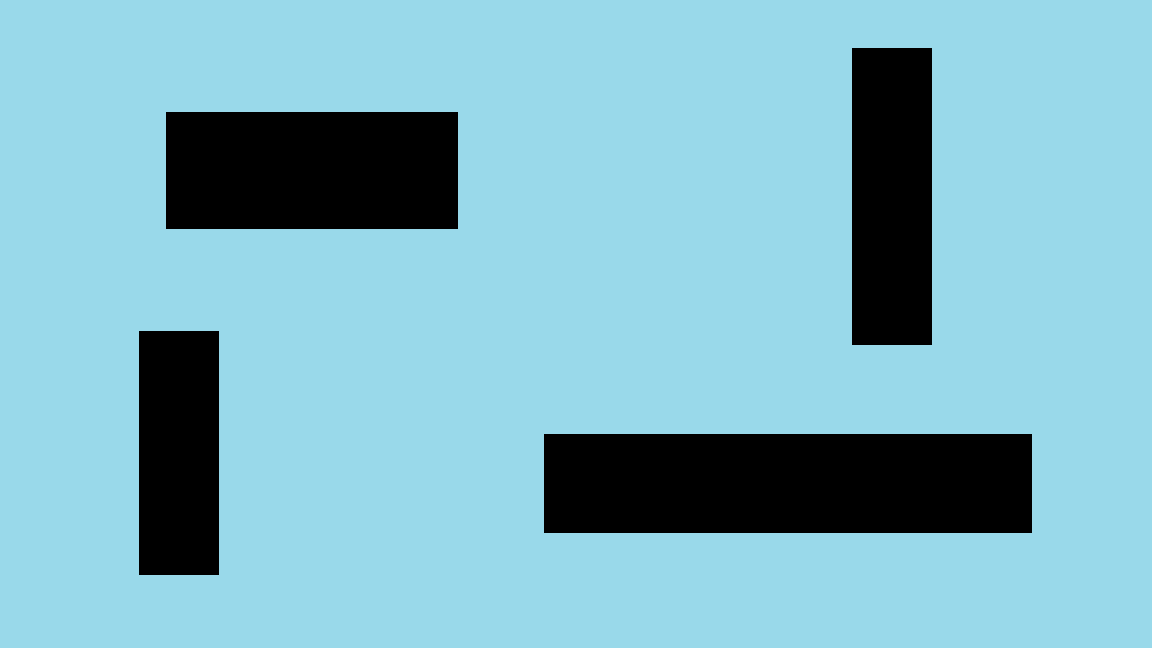
#> input picture cuadros.png, 1152 x 648 px
$ python -i imProcessing.py   (imports and definitions only)   (older library calls are emulated)
#> lines starting #> are read from the running program, lines starting #| are printed output that depends on the picture; after the words box and inside, x2 and y2 are one past the last pixel; in counts of white or black regions, pixels touching at a corner belong together
#-* coding: utf8 -*-
def getObsCoordsPNG(nombre_imagen):
#> called with nombre_imagen = 'cuadros.png'
    import numpy as np
    import cv2
    imBGR = cv2.imread(nombre_imagen,1)
#> imBGR is the input picture: shape (648, 1152, 3); mean B, G, R 194.6, 180.4, 127.2
    im = cv2.cvtColor(imBGR, cv2.COLOR_BGR2GRAY)
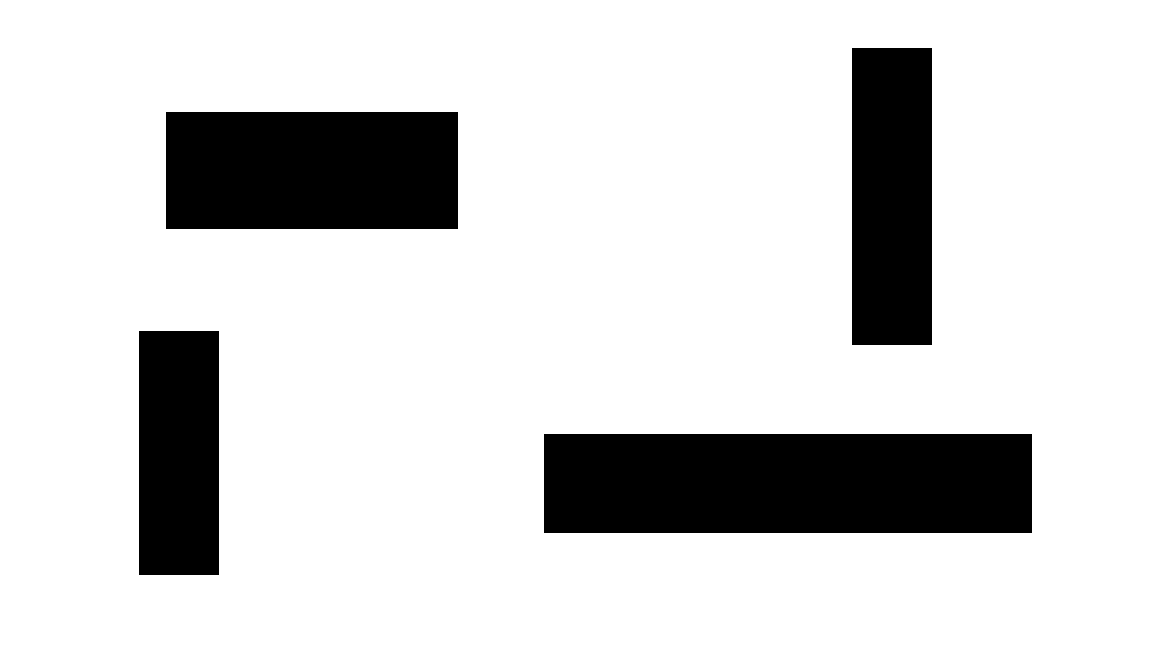
#> im: shape (648, 1152); values 0 (black) and 200 (white), 83.2% white; 4 black regions, box (x1, y1, x2, y2) and area: (544, 434, 1032, 533) 48312, (166, 112, 458, 229) 34164, (852, 48, 932, 345) 23760, (139, 331, 219, 575) 19520
    th, imbw = cv2.threshold(im, 0, 255, cv2.THRESH_BINARY_INV + cv2.THRESH_OTSU)
#> imbw: shape (648, 1152); 16.8% white; 4 white regions
#> th = 0
    imcon, conts, hier = cv2.findContours(imbw, cv2.RETR_EXTERNAL, cv2.CHAIN_APPROX_SIMPLE)
#> conts = 4 contours; box (x1, y1, x2, y2) and area: (544, 434, 1032, 533) 47726, (166, 112, 458, 229) 33756, (852, 48, 932, 345) 23384, (139, 331, 219, 575) 19197

    puntos = range(len(conts))

    #Muestra las áres, perimetros y centroides
    for x in puntos:
        #Para el centroide se requieren los momentos de masa
        M = cv2.moments(conts[x])
        cx = int(M['m10']/M['m00'])
        cy = int(M['m01']/M['m00'])
        puntos[x] = [conts[x][0][0][0], conts[x][0][0][1], conts[x][2][0][0], conts[x][2][0][1]] ,[cx, cy]
#> this loop made 1 pass
#> (cx, cy) on pass 1: (787, 483)

    height, width, chan = imBGR.shape
    res = [width,height]

    return res,puntos

#> (the run stopped early here; a loop or call above may not have finished)
